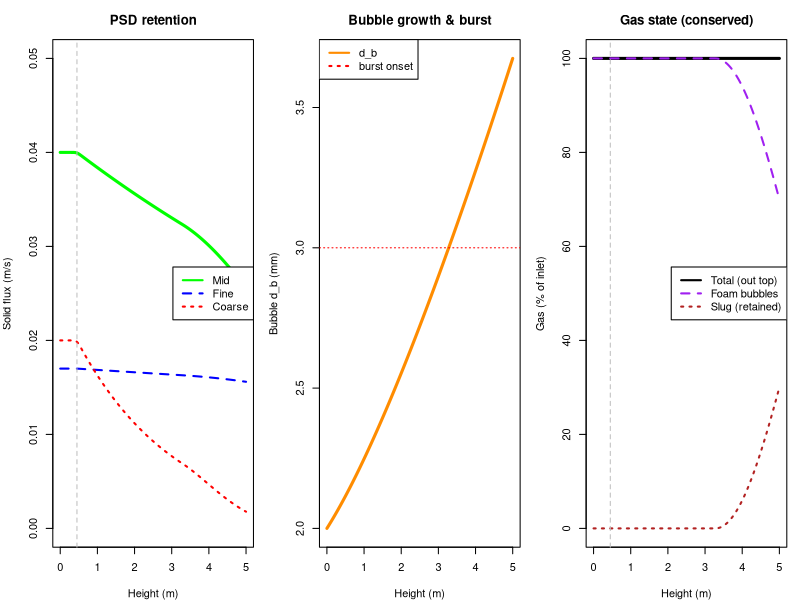

Recreate this plot in R.
library(deSolve)

# =====================================================================
# SCRIPT 1: PREFORMED-FOAM WASH COLUMN
#   decant pool (hindered settling) + plug foam + bubble population + gas state
#   + surfactant-driven film elasticity/drainage + T/P thermodynamic state
# =====================================================================
# Preformed, particle-loaded foam (no sparger) enters the base. Two zones split
# at the fixed decant depth H_pool. Properties (mu, rho_foam, d_p, d_b_in,
# d_sep) are passed down from the upstream unit.
#
# NEW in this version:
#  (1) HINDERED SETTLING (Richardson-Zaki) + KRIEGER-DOUGHERTY crowding: the
#      pool Stokes velocity is slowed by holdup, U = U_stokes * (1 - phi)^n_RZ,
#      AND by the local suspension viscosity. As liquid drains, solids
#      concentrate in the Plateau borders (local fraction eps_s/(eps_s+eps_l)),
#      so the effective viscosity mu_eff = mu(T) * (1 - phi_s/phi_smax)^(-2.5 phi_smax)
#      rises and further hinders settling. High local border viscosity is a real
#      retention mechanism, not just holdup.
#  (2) BUBBLE POPULATION: mean bubble size d_b(z) evolves by COALESCENCE
#      (grows, faster in dry/unstable foam) minus BREAKAGE (shear, restores
#      toward the inlet size). Coalescence is now damped by the SURFACTANT-set
#      film elasticity (see steps 1-3 below), not a hand-tuned constant.
#  (3) GAS STATE (no gas generated -- no sparger, no vent). Coalescence and
#      bubble bursting DO happen in the column, but the gas is NOT released
#      here: it stays in the column and is only let out in the DOWNSTREAM
#      open-atmosphere solids-concentration stage ("next up"). So the total
#      gas is CONSERVED and carried out the top -- what changes with height is
#      its STATE, not its amount. Bursting/coalescence convert dispersed foam
#      gas (J_g_foam) into large retained SLUG gas (J_g_slug); the slug gas
#      cannot escape until the next unit. Bursting still coarsens bubbles and
#      still dumps coarse particles (collapse loss tied to the burst rate).
#      Total gas out the top J_g_foam + J_g_slug == gas in the bottom.
#
# SURFACTANT / FILM CHAIN (de-lumps the old scalar film_stability):
#  step 1  Langmuir adsorption of c_surf -> surface excess Gamma; Szyszkowski
#          surface tension sigma(Gamma,T); Gibbs-Marangoni elasticity E_gibbs,
#          rolled off above the CMC by micelle buffering.
#  step 2  film_stability := E_gibbs / E_stab_ref  (normalized ~1 at baseline),
#          so surfactant type/dose -> elasticity -> coalescence & regime.
#  step 3  DRAINAGE is driven by the physical timescale tau_drain(mu(T),
#          surface mobility) toward an equilibrium holdup set by film stability,
#          replacing the hand-set tau_drain / eps_l_dry (now baseline anchors
#          scaled by dimensionless factors that are 1.0 at the baseline state).
#  T/P thermodynamic state: mu_cont(T) (Andrade), sigma(T), rho_gas(P,T) ideal
#          gas. Pressure sets gas density (and, upstream, d_b_in).
#
# States up z: Js_fine, Js_mid, Js_crs [m/s]; C_imp [%]; eps_l [-];
#              d_b [m]; J_g_foam, J_g_slug [m/s]; t_res [s].
# PLACEHOLDER kinetics calibrated to: residence ~1.5-2 h, top solids 3-7%.
# =====================================================================

GRAV <- 9.81

params <- c(
  H_total = 5.0, H_pool = 0.45, U_up = 8.0e-4,

  # --- UPSTREAM-PASSED PROPERTIES ---
  mu_cont = 2.0e-3, rho_liquid = 1050, rho_foam = 575, rho_p = 2500, rho_gas = 1.8,
  d_fine = 1.5e-5, d_mid = 8.0e-5, d_crs = 3.0e-4,
  d_b_in = 2.0e-3, d_sep = 4.5e-5, n_RZ = 4.65, phi_smax = 0.64,

  # --- FEED ---
  eps_l_in = 0.50, eps_s_in = 0.020, eps_g_in = 0.48,
  Js_fine_in = 0.017, Js_mid_in = 0.040, Js_crs_in = 0.020, C_imp_in = 100,

  # --- THERMODYNAMIC STATE (T/P) ---
  T_col = 298.15,         # column temperature [K]
  P_col = 1.5e5,          # column absolute pressure [Pa] (~1.5 bar; open-atmosphere is downstream)
  R_gas = 8.314,          # gas constant [J/mol/K]
  MW_gas = 0.029,         # gas molar mass [kg/mol]
  mu_ref = 2.0e-3,        # continuous-phase viscosity at T_ref [Pa s]
  T_ref = 298.15,         # reference temperature [K]
  E_visc = 1800,          # Andrade viscosity activation temp (B in exp(B/T)) [K]
  sigma_ref = 0.045,      # clean-solvent surface tension at T_ref [N/m]
  dsigma_dT = -1.5e-4,    # surface tension temperature coefficient [N/m/K]

  # --- SURFACTANT (step 1) ---
  c_surf = 5.0,           # bulk surfactant concentration [mol/m^3]
  Gamma_inf = 4.0e-6,     # Langmuir plateau surface excess [mol/m^2]
  K_ads = 2.0,            # Langmuir adsorption constant [m^3/mol]
  cmc = 6.0,              # critical micelle concentration [mol/m^3]
  K_mic = 1.0,            # micelle-buffering coeff above CMC [-]
  mu_surf = 1.0e-6,       # surface (dilational) viscosity [N s/m]
  mu_surf_ref = 1.0e-6,   # reference surface viscosity (mobility=1 at baseline) [N s/m]

  # --- FILM ELASTICITY -> STABILITY (step 2) ---
  E_stab_ref = 0.099,     # Gibbs elasticity that maps to film_stability = 1 [N/m]

  # --- FILM DRAINAGE (physical; step 3) ---
  eps_l_dry = 0.15,       # baseline equilibrium holdup anchor [-]
  tau_drain = 2000,       # baseline drainage timescale anchor [s]
  hold_exp = 0.6,         # sensitivity of equilibrium holdup to film stability [-]
  eps_g_pack = 0.74, blend_wz = 0.03,

  # --- FILM THICKNESS / DISJOINING (reporting; DLVO-style) ---
  A_ham = 1.0e-20,        # Hamaker constant [J]
  lambda_D = 1.0e-8,      # Debye length [m]
  Pi_charge = 1.0e4,      # electrostatic disjoining-pressure scale (x coverage) [Pa]

  # --- BUBBLE POPULATION (coalescence - breakage) ---
  K_coal = 1.3e-4,        # coalescence coeff [1/s] (grows d_b)
  K_break = 1.2e-4,       # breakage coeff [1/s] (restores toward d_b_in)
  # --- GAS STATE CHANGE (bursting of over-coarsened bubbles: foam gas -> slug) ---
  d_b_burst = 3.0e-3,     # bubble size above which bursting accelerates [m]
  K_burst = 1.0e-3,       # burst-rate coeff [1/s] (foam->slug conversion, not a vent)

  # --- WASH ---
  wash_ratio = 0.5, k_drainage = 1.8e-3, channel_cv = 0.35, d_b_ref = 2.0e-3,

  # --- PARTICLE LOSS ---
  k_det_fine = 1.2e-5, k_det_mid = 6.0e-5, k_det_crs = 3.0e-4,   # detachment [1/s]
  k_burstloss_fine = 0.05, k_burstloss_mid = 0.30, k_burstloss_crs = 2.0, # burst dumps [-]

  # --- REGIME (film_stability is DERIVED from surfactant; see derive_state_props) ---
  film_stability = 1.0, load_sens = 1.0, plug_crit = 1.0
)

stokes  <- function(dRho, d, mu) dRho * GRAV * d^2 / (18 * mu)
rho_agg <- function(dp, db, rp, rg) (rp*dp^3 + rg*db^3) / (dp^3 + db^3)

# --- THERMODYNAMIC + SURFACTANT DERIVATION (steps 1-3, T/P) ----------------
# Turns raw inputs (T, P, surfactant, surface viscosity) into the effective
# closures the ODE uses. All dimensionless factors are 1.0 at the baseline
# state, so the baseline reproduces the previously calibrated column exactly.
derive_state_props <- function(p) {
  Tk <- p[["T_col"]]

  # T/P thermodynamic state
  mu_T      <- p[["mu_ref"]] * exp(p[["E_visc"]] * (1/Tk - 1/p[["T_ref"]]))   # Andrade
  rho_gas_T <- p[["P_col"]] * p[["MW_gas"]] / (p[["R_gas"]] * Tk)             # ideal gas
  sigma0_T  <- p[["sigma_ref"]] + p[["dsigma_dT"]] * (Tk - p[["T_ref"]])      # clean-solvent sigma(T)

  # step 1: Langmuir adsorption (monomer activity capped at the CMC)
  c_eff  <- min(p[["c_surf"]], p[["cmc"]])
  theta  <- p[["K_ads"]] * c_eff / (1 + p[["K_ads"]] * c_eff)
  theta  <- min(theta, 0.995)                              # keep sigma/E finite
  Gamma  <- p[["Gamma_inf"]] * theta
  sigma  <- sigma0_T + p[["R_gas"]] * Tk * p[["Gamma_inf"]] * log(1 - theta)  # Szyszkowski
  # Gibbs-Marangoni elasticity with micelle buffering above the CMC
  micelle_buffer <- 1 / (1 + p[["K_mic"]] * max(0, p[["c_surf"]] - p[["cmc"]]) / p[["cmc"]])
  E_gibbs <- p[["R_gas"]] * Tk * p[["Gamma_inf"]] * theta / (1 - theta) * micelle_buffer

  # step 2: elasticity -> film_stability (normalized ~1 at baseline)
  film_stab <- E_gibbs / p[["E_stab_ref"]]

  # step 3: drainage. Surface mobility (rigid/high surface viscosity -> slower).
  mobility      <- 0.5 * (1 + p[["mu_surf"]] / p[["mu_surf_ref"]])
  tau_drain_eff <- p[["tau_drain"]] * (mu_T / p[["mu_ref"]]) * mobility        # thicker/rigid -> slower
  eps_l_dry_eff <- min(p[["eps_l_in"]], p[["eps_l_dry"]] * film_stab^p[["hold_exp"]])  # stabler -> wetter

  # overrides consumed by the ODE
  p[["mu_cont"]]        <- mu_T
  p[["rho_gas"]]        <- rho_gas_T
  p[["film_stability"]] <- film_stab
  p[["tau_drain"]]      <- tau_drain_eff
  p[["eps_l_dry"]]      <- eps_l_dry_eff

  # derived reporting quantities
  c(p, sigma_film = sigma, E_gibbs = E_gibbs, Gamma_surf = Gamma, theta_cov = theta,
       mu_cont_T = mu_T, mobility = mobility)
}

column_model_psd <- function(z, state, parameters) {
  with(as.list(c(state, parameters)), {

    load_rel <- (Js_fine + Js_mid + Js_crs) / (Js_fine_in + Js_mid_in + Js_crs_in)
    eps_s    <- eps_s_in * load_rel
    eps_g    <- 1 - eps_l - eps_s
    U <- U_up
    dt_res <- 1 / U
    foam_frac <- 1 / (1 + exp(-(z - H_pool) / blend_wz))

    # (1) KRIEGER-DOUGHERTY local viscosity: solids concentrated in the drained
    # border liquid raise the effective viscosity that resists settling.
    phi_cond <- eps_s / (eps_s + eps_l)                              # solids fraction in border liquid
    mu_eff   <- mu_cont * (1 - min(phi_cond, 0.999*phi_smax)/phi_smax)^(-2.5*phi_smax)

    # (2) BUBBLE POPULATION: coalescence (dry/unstable -> faster) - breakage
    coal_rate <- K_coal * (eps_g / eps_g_pack) / film_stability     # [1/s]
    dd_b <- (coal_rate * d_b - K_break * (d_b - d_b_in)) / U

    # (3) GAS STATE: bursting when bubbles coarsen past d_b_burst. Gas is NOT
    # vented -- it converts from dispersed foam gas to retained SLUG gas that
    # only escapes in the next (downstream) unit. Total gas is conserved, so
    # the foam-gas loss equals the slug-gas gain.
    burst_rate <- K_burst * max(0, d_b - d_b_burst) / d_b_in         # [1/s]
    burst_flux <- burst_rate * J_g_foam / U
    dJ_g_foam <- -burst_flux                                         # dispersed foam gas
    dJ_g_slug <-  burst_flux                                         # retained slug gas (out the top)

    # film drainage toward the (surfactant-set) equilibrium holdup
    deps_l <- -(eps_l - eps_l_dry) / tau_drain / U

    # (1) POOL decant with HINDERED settling (Richardson-Zaki) + KD viscosity
    phi <- 1 - eps_g                                                 # condensed holdup
    U_settle_sep <- stokes(rho_liquid - rho_foam, d_sep, mu_eff) * (1 - phi)^n_RZ
    dCimp_pool <- -(U_settle_sep / H_pool) * C_imp

    # POOL particle settling (aggregate; uses current d_b and crowded mu_eff)
    settle_loss <- function(dp) {
      d_agg <- (dp^3 + d_b^3)^(1/3)
      Uset  <- stokes(rho_agg(dp, d_b, rho_p, rho_gas) - rho_liquid, d_agg, mu_eff) * (1 - phi)^n_RZ
      max(0, Uset) / H_pool
    }
    sl_fine <- settle_loss(d_fine); sl_mid <- settle_loss(d_mid); sl_crs <- settle_loss(d_crs)

    # FOAM particle loss: detachment + BURST-driven collapse (dumps coarse)
    lf_fine <- k_det_fine + k_burstloss_fine * burst_rate
    lf_mid  <- k_det_mid  + k_burstloss_mid  * burst_rate
    lf_crs  <- k_det_crs  + k_burstloss_crs  * burst_rate

    dJs_fine <- -Js_fine * ((1-foam_frac)*sl_fine + foam_frac*lf_fine) / U
    dJs_mid  <- -Js_mid  * ((1-foam_frac)*sl_mid  + foam_frac*lf_mid ) / U
    dJs_crs  <- -Js_crs  * ((1-foam_frac)*sl_crs  + foam_frac*lf_crs ) / U

    # FOAM washing (channeling scales with current bubble size)
    flow_cv         <- 4 * channel_cv * (d_b / d_b_ref)
    Wash_Efficiency <- 1 / (1 + flow_cv^2)
    dCimp_foam <- -k_drainage * Wash_Efficiency * (wash_ratio/(wash_ratio+1)) * C_imp
    dCimp <- ((1-foam_frac)*dCimp_pool + foam_frac*dCimp_foam) / U

    list(c(dJs_fine, dJs_mid, dJs_crs, dCimp, deps_l, dd_b, dJ_g_foam, dJ_g_slug, dt_res))
  })
}

# --- helpers ---------------------------------------------------------------
regime_of <- function(z, load_rel, p) {
  if (z < p[["H_pool"]]) return("pool")
  idx <- p[["film_stability"]] / (p[["load_sens"]] * load_rel)
  if (idx >= p[["plug_crit"]]) "plug" else "snowglobe"
}
solve_column <- function(p) {
  s0 <- c(Js_fine=p[["Js_fine_in"]], Js_mid=p[["Js_mid_in"]], Js_crs=p[["Js_crs_in"]],
          C_imp=p[["C_imp_in"]], eps_l=p[["eps_l_in"]], d_b=p[["d_b_in"]],
          J_g_foam=p[["eps_g_in"]]*p[["U_up"]], J_g_slug=0, t_res=0)
  z <- seq(0, p[["H_total"]], by = 0.02)
  out <- as.data.frame(ode(s0, z, column_model_psd, p)); names(out)[1] <- "z"
  lr <- (out$Js_fine+out$Js_mid+out$Js_crs)/(p[["Js_fine_in"]]+p[["Js_mid_in"]]+p[["Js_crs_in"]])
  out$J_g_total <- out$J_g_foam + out$J_g_slug     # conserved: carried out the top
  out$eps_s <- p[["eps_s_in"]]*lr
  out$eps_g <- 1 - out$eps_l - out$eps_s
  out$solids_pct <- 100*out$eps_s/(out$eps_s+out$eps_l)
  out$regime <- vapply(seq_len(nrow(out)), function(i) regime_of(out$z[i], lr[i], p), character(1))
  out
}

# --- solve + report --------------------------------------------------------
dpar    <- derive_state_props(params)     # T/P + surfactant -> effective closures
out_psd <- solve_column(dpar)
t_pool <- approx(out_psd$z, out_psd$t_res, dpar[["H_pool"]])$y
t_tot  <- out_psd$t_res[nrow(out_psd)]
Jg_in  <- dpar[["eps_g_in"]]*dpar[["U_up"]]; Jg_out <- out_psd$J_g_total[nrow(out_psd)]
top <- out_psd[nrow(out_psd),]; ini <- out_psd[1,]

cat(sprintf("Thermo: T %.1f K, P %.2f bar | mu(T) %.2f mPa.s, rho_gas %.2f kg/m3, sigma %.1f mN/m\n",
            dpar[["T_col"]], dpar[["P_col"]]/1e5, dpar[["mu_cont"]]*1e3, dpar[["rho_gas"]], dpar[["sigma_film"]]*1e3))
cat(sprintf("Surfactant: c %.1f mol/m3 (CMC %.1f) -> coverage %.2f, Gibbs E %.0f mN/m -> film_stability %.2f\n",
            dpar[["c_surf"]], dpar[["cmc"]], dpar[["theta_cov"]], dpar[["E_gibbs"]]*1e3, dpar[["film_stability"]]))

# Plateau-border radius & disjoining-set equilibrium film thickness (illustrative)
r_pb  <- 0.2 * top$d_b * sqrt(max(top$eps_l, 1e-4))              # border radius proxy [m]
P_cap <- dpar[["sigma_film"]] / r_pb                            # capillary suction [Pa]
Pi_rep <- dpar[["Pi_charge"]] * dpar[["theta_cov"]]             # electrostatic disjoining scale [Pa]
h_eq  <- if (Pi_rep > P_cap) dpar[["lambda_D"]] * log(Pi_rep / P_cap) else NA_real_
cat(sprintf("Film: Plateau-border r_pb ~%.0f um, cap. suction %.0f Pa, eq. film h ~%.0f nm\n",
            r_pb*1e6, P_cap, ifelse(is.na(h_eq), 0, h_eq*1e9)))

cat(sprintf("Bubble size d_b: inlet %.2f mm -> top %.2f mm (coalescence)\n",
            dpar[["d_b_in"]]*1e3, top$d_b*1e3))
cat(sprintf("GAS balance (conserved, no vent): in %.2e -> out %.2e m/s => carried out top %.0f%%\n",
            Jg_in, Jg_out, 100*Jg_out/Jg_in))
cat(sprintf("  gas state at top: foam bubbles %.0f%% + retained slug %.0f%% (slug released next unit up)\n",
            100*top$J_g_foam/Jg_in, 100*top$J_g_slug/Jg_in))
cat(sprintf("Residence: pool %.2f h + foam %.2f h = %.2f h\n",
            t_pool/3600, (t_tot-t_pool)/3600, t_tot/3600))
cat(sprintf("Solids: inlet %.1f%% -> top %.1f%% | plug %.0f%%\n",
            ini$solids_pct, top$solids_pct, 100*mean(out_psd$regime=="plug")))
cat(sprintf("Retention: fine=%.0f%% mid=%.0f%% coarse=%.0f%% | impurity %.0f->%.1f%%\n",
            100*top$Js_fine/ini$Js_fine, 100*top$Js_mid/ini$Js_mid,
            100*top$Js_crs/ini$Js_crs, ini$C_imp, top$C_imp))

# =====================================================================
# PLOTS
# =====================================================================
par(mfrow = c(1, 3), mar = c(4, 4, 3, 1))
plot(out_psd$z, out_psd$Js_mid, type="l", col="green", lwd=3, ylim=c(0,0.05),
     ylab="Solid flux (m/s)", xlab="Height (m)", main="PSD retention")
lines(out_psd$z, out_psd$Js_fine, col="blue", lwd=2, lty=2)
lines(out_psd$z, out_psd$Js_crs,  col="red",  lwd=2, lty=3)
abline(v=dpar[["H_pool"]], col="gray", lty=2)
legend("right", legend=c("Mid","Fine","Coarse"), col=c("green","blue","red"), lty=c(1,2,3), lwd=2)

plot(out_psd$z, out_psd$d_b*1e3, type="l", col="darkorange", lwd=3,
     ylab="Bubble d_b (mm)", xlab="Height (m)", main="Bubble growth & burst")
abline(h=dpar[["d_b_burst"]]*1e3, col="red", lty=3)
legend("topleft", legend=c("d_b","burst onset"), col=c("darkorange","red"), lty=c(1,3), lwd=2)

plot(out_psd$z, out_psd$J_g_total/Jg_in*100, type="l", col="black", lwd=3, ylim=c(0,100),
     ylab="Gas (% of inlet)", xlab="Height (m)", main="Gas state (conserved)")
lines(out_psd$z, out_psd$J_g_foam/Jg_in*100, col="purple",    lwd=2, lty=2)
lines(out_psd$z, out_psd$J_g_slug/Jg_in*100, col="firebrick", lwd=2, lty=3)
abline(v=dpar[["H_pool"]], col="gray", lty=2)
legend("right", legend=c("Total (out top)","Foam bubbles","Slug (retained)"),
       col=c("black","purple","firebrick"), lty=c(1,2,3), lwd=2)
